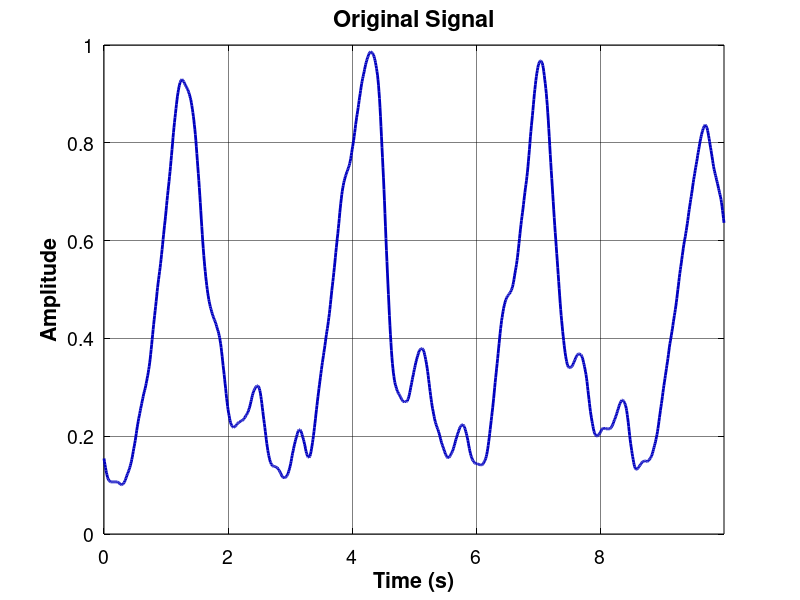
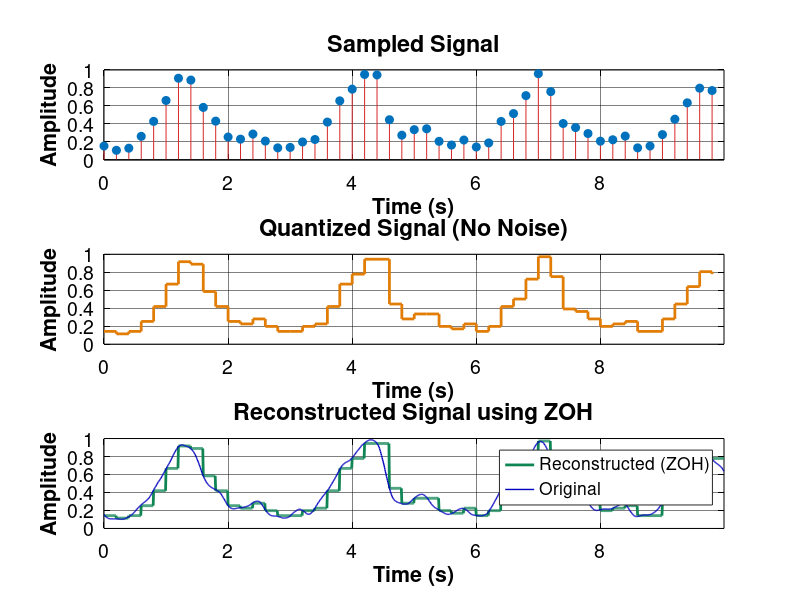

MATLAB code to generate these figures, in order:
%%%%%%%%%%%%%%%%%%%%%%%%%%%%%%%%%%%%%%%%%%%%%%%%%%%%%%%%%%%%%%%%
%                   Illustrating Simulation 9-8:               %
%                PCM Modulation for Biomedical Signal          %
%                                                              %
%        Book : Analog & Digital Communication Systems         %
%                   By: Dr.Farnaz Ghassemi                     %
%                     Chapter 9-Section                        %
%                                                              %
%   Version.1:          04/03/10---Dr.Ghassemi, ZTabanfar      %
%%%%%%%%%%%%%%%%%%%%%%%%%%%%%%%%%%%%%%%%%%%%%%%%%%%%%%%%%%%%%%%%
%%---------------------------------------------------------------

close all;
clear;
clc;
colors=[0,0,0;                       %1-Black
        0,0,0.75;                    %2-Blue
        214/255,39/255,40/255;       %3-Red
        15/255,133/255,84/255;       %4-Green
        118/255,78/255,159/255;      %5-Purple
        225/255,124/255,5/255;       %6-Orange
        56/255,166/255,165/255;      %7-Light Blue
        204/255,80/255,62/255;       %8-Light Red
        115/255,175/255,72/255;      %9-Light Green
        237/255,173/255,8/255;       %10-Light Orange
        148/255,52/255,110/255;      %11-Light Purple
        70/255,0,114/255;            %12-Dark Blue
        0,0.5,0.25                   %13-Green
        ];
grayColor = [0.5, 0.5, 0.5];
marks={'-';'--';':';'-.'};

% Set Text Font
set(0, 'DefaultTextFontName', 'Helvetica', 'DefaultTextFontSize', 18, 'DefaultTextFontWeight', 'bold', 'DefaultTextColor', 'black');

% Set default properties for titles, labels, and axes
set(groot, 'DefaultAxesFontName', 'Helvetica'); % Default font for axes
set(groot, 'DefaultAxesFontSize', 12); % Default font size for axes
set(groot, 'DefaultAxesTitleFontWeight', 'bold'); % Default title weight (optional)

% Set default properties for title font specifically
set(groot, 'DefaultAxesTitleFontSizeMultiplier', 1.2); % Adjust title font size relative to axes font size
set(groot, 'DefaultTextFontName', 'Helvetica'); % Default font for text objects

% Set default properties for all axes
set(groot, 'DefaultAxesFontSize', 14); % Set font size for all axes' tick labels
set(groot, 'DefaultAxesFontName', 'Helvetica'); % Set font for all axes' tick labels
%set(groot, 'DefaultAxesFontWeight', 'bold'); % Set font weight for all axes' tick labels
set(groot, 'DefaultAxesXColor', 'black'); % Set X-axis color
set(groot, 'DefaultAxesYColor', 'black'); % Set Y-axis color

% Set default properties for axes
set(groot, 'DefaultAxesGridLineStyle', '-'); % Default grid line style
set(groot, 'DefaultAxesGridColor', [0 0 0]); % Default grid color (black)
set(groot, 'DefaultAxesGridAlpha', 0.5); % Default grid opacity (fully opaque)
set(groot, 'DefaultAxesLineWidth', 0.5); % Default axes line width (affects grid lines too)

% Box Style for Axe
set(groot, 'DefaultAxesBox', 'on'); % Default: 'on' means axes have a box
%%--------------------------------------------------------------
%% Load biomedical signal
load('IP.mat'); 
fs = 125;       % Sampling frequency
t0=10;           % Signal Selected Time in Seconds
IP=IP(1:t0*fs);
t = (0:length(IP)-1)/fs;
%% PCM Parameters
pcm_rate = input('Enter the PCM sampling rate (Hz, e.g., 10): ');
Ts = 1/pcm_rate;
samples_per_symbol = round(fs * Ts);
n_symbols = floor(length(IP) / samples_per_symbol);

% Sampling
sample_indices = 1:samples_per_symbol:(n_symbols * samples_per_symbol);
IP_sampled = IP(sample_indices);
t_sampled = t(sample_indices);

% Quantization
n_bits = input('Enter number of quantization bits (e.g., 4): ');
L = 2^n_bits;
xmin = min(IP);
xmax = max(IP);
q_step = (xmax - xmin) / L;
partition = xmin + q_step * (1:L-1);
codebook = xmin + q_step/2 + q_step * (0:L-1);

[index, q_signal] = quantiz(IP_sampled, partition, codebook);
index(index == 0) = 1;  % Adjust for MATLAB 1-based indexing
encoded_bin = dec2bin(index - 1, n_bits);  % Encoding step (binary)

%% Channel noise (optional)
add_noise = input('Do you want to add channel noise? (y/n): ', 's');
add_noise = lower(add_noise);
if or((add_noise=='y') ,(add_noise=='Y'))
    add_noise=true;
else
    add_noise=false;
end
if add_noise 
    noise_power_dB = input('Enter noise power in dB (e.g., -20): ');
    noise_power = 10^(noise_power_dB / 10);
    noise = sqrt(noise_power) * randn(size(q_signal));
    q_received = q_signal + noise;
else
    q_received = q_signal;
end

%% Reconstruction using Zero-Order Hold (ZOH)
t_interp = t;
reconstructed = interp1(t_sampled, q_received, t_interp, 'previous', 'extrap');

%% Plotting
figure('Color','w','Position',[100 100 900 700]);
tlim = [0 t(end)];
plot(t, IP, 'Color', colors(2,:), 'LineWidth', 2);
title('Original Signal');
xlabel('Time (s)'); ylabel('Amplitude'); grid on;
xlim(tlim);
figure
if add_noise
    subplot(3,1,1);
    stem(t_sampled, IP_sampled, 'filled', 'Color', colors(3,:));
    title('Sampled Signal');
    xlabel('Time (s)'); ylabel('Amplitude'); grid on;
    xlim(tlim);
    
    subplot(3,1,2);
    stairs(t_sampled, q_signal, 'Color', colors(6,:), 'LineWidth', 2); 
    hold on;
    plot(t_sampled, q_received, 'Color', colors(5,:), 'LineWidth', 1.5);
    title(['Quantized and Received Signal (Noise: ' num2str(noise_power_dB) ' dB)']);
    legend('Quantized', 'Noisy');
    xlabel('Time (s)'); ylabel('Amplitude'); grid on;
    xlim(tlim);
    
    subplot(3,1,3);
    plot(t, reconstructed, 'Color', colors(4,:), 'LineWidth', 2); hold on;
    plot(t, IP, 'Color', colors(2,:), 'LineWidth', 1);
    legend('Reconstructed (ZOH)', 'Original');
    title('Reconstructed Signal using ZOH');
    xlabel('Time (s)'); ylabel('Amplitude'); grid on;
    xlim(tlim);
else
    subplot(3,1,1);
    stem(t_sampled, IP_sampled, 'filled', 'Color', colors(3,:));
    title('Sampled Signal');
    xlabel('Time (s)'); ylabel('Amplitude'); grid on;
    xlim(tlim);
    
    subplot(3,1,2);
    stairs(t_sampled, q_signal, 'Color', colors(6,:), 'LineWidth', 2); 
    title('Quantized Signal (No Noise)');
    xlabel('Time (s)'); ylabel('Amplitude'); grid on;
    xlim(tlim);
    
    subplot(3,1,3);
    plot(t, reconstructed, 'Color', colors(4,:), 'LineWidth', 2); hold on;
    plot(t, IP, 'Color', colors(2,:), 'LineWidth', 1);
    legend('Reconstructed (ZOH)', 'Original');
    title('Reconstructed Signal using ZOH');
    xlabel('Time (s)'); ylabel('Amplitude'); grid on;
    xlim(tlim);
end
